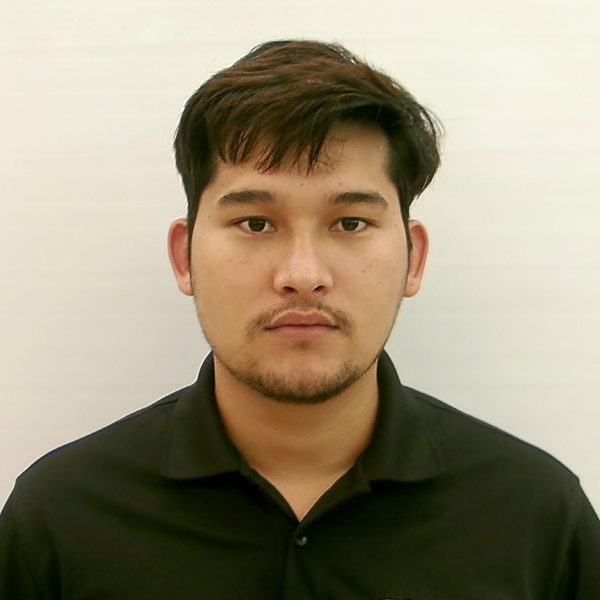
//> input picture Photo.jpg, 600 x 600 px
$ ./day4_practice   (built with g++ and OpenCV 4)
//> lines starting //> are read from the running program, lines starting //| are printed output that depends on the picture; after the words box and inside, x2 and y2 are one past the last pixel; in counts of white or black regions, pixels touching at a corner belong together
#include <iostream>
#include <opencv2/opencv.hpp>

int main(){
    cv::Mat img = cv::imread("Photo.jpg");
//> img is the input picture: 600 rows x 600 cols, CV_8UC3; mean B, G, R 121.2, 144.5, 154

    if(img.empty()){
        std::cout <<"Error: could't load the image."<<"\n";
        return -1;
    }
    //Gray - needed for several operation
    cv::Mat gray;
    cv::cvtColor(img, gray, cv::COLOR_BGR2GRAY);
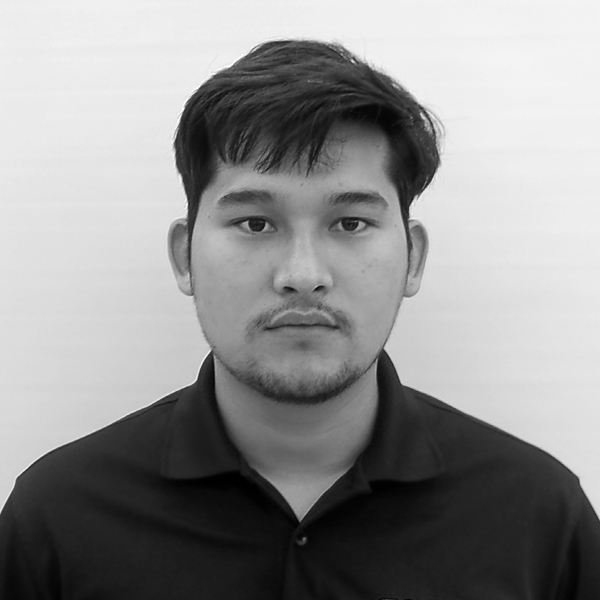
//> gray: 600 rows x 600 cols, CV_8UC1; min 0, max 254, mean 144.7

    //1. gaussian
    cv::Mat gaussian;
    cv::GaussianBlur(img, gaussian, cv::Size(15,15), 0); // cv::Size(15,15) means kernal size, 0 mean sigmna = 0 that mean opencv calculate the blurs it self

    //2. MedianBlur
    cv::Mat MedianBlur;
    cv::medianBlur(img, MedianBlur, 15);

    //3. Edge detection
    cv::Mat edges;
    cv::Canny(gray, edges, 100, 200); // 100 mean low threshold, lower value = more edge detected,.... 200 means high threshold, higher value = fewer, stronger edge only
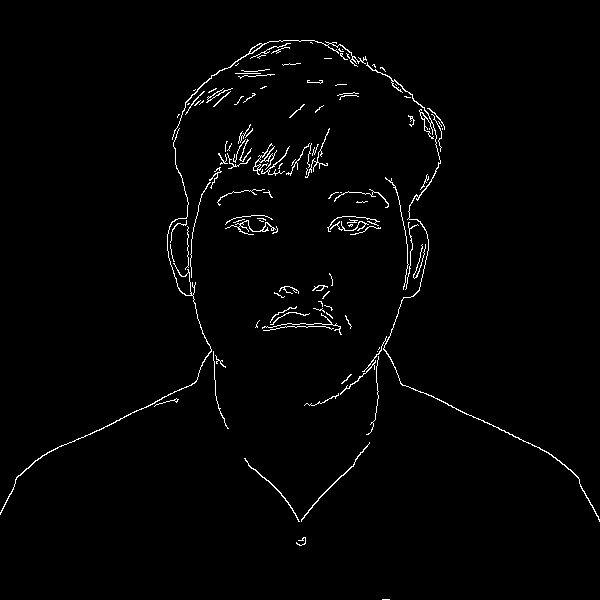
//> edges: 600 rows x 600 cols, CV_8UC1; 1.7% white in thin lines or dots

    //4. threshold
    cv::Mat thresh;
    cv::threshold(gray, thresh, 127, 255, cv::THRESH_BINARY); // 127 mean lowest value cutoff point and 255 mean highest value cutoff points
//> thresh: 600 rows x 600 cols, CV_8UC1; 58.4% white; 52 black regions (47 under 20 px), largest, box (x1, y1, x2, y2) and area: (0, 336, 600, 600) 111065, (170, 41, 440, 297) 29501, (245, 274, 354, 356) 4002, (218, 190, 295, 242) 2703, (313, 191, 388, 241) 2230

    //5.adaptiveThreshold
    cv::Mat adaptive;
    cv::adaptiveThreshold(gray, adaptive, 255, cv::ADAPTIVE_THRESH_GAUSSIAN_C, cv::THRESH_BINARY, 11, 2);
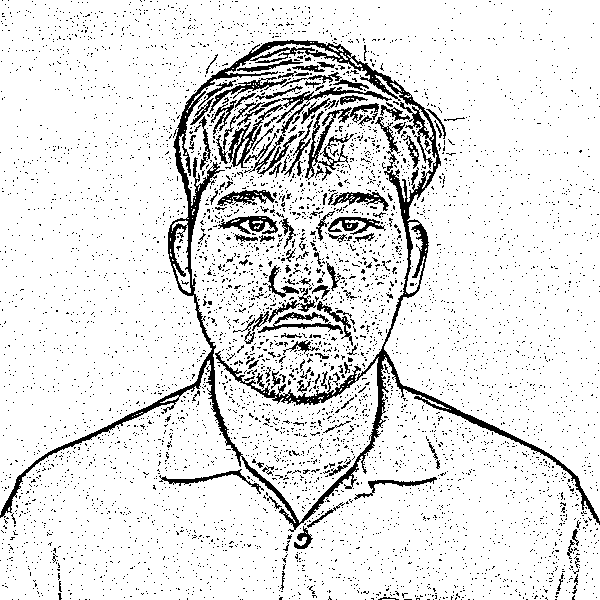
//> adaptive: 600 rows x 600 cols, CV_8UC1; 89.3% white; black in thin lines or dots
    //6. Morphological ops
    cv::Mat kernel = cv::getStructuringElement(cv::MORPH_RECT, cv::Size(5,5));
    cv::Mat dilated, eroded, opened, closed;
    cv::dilate(thresh, dilated, kernel);
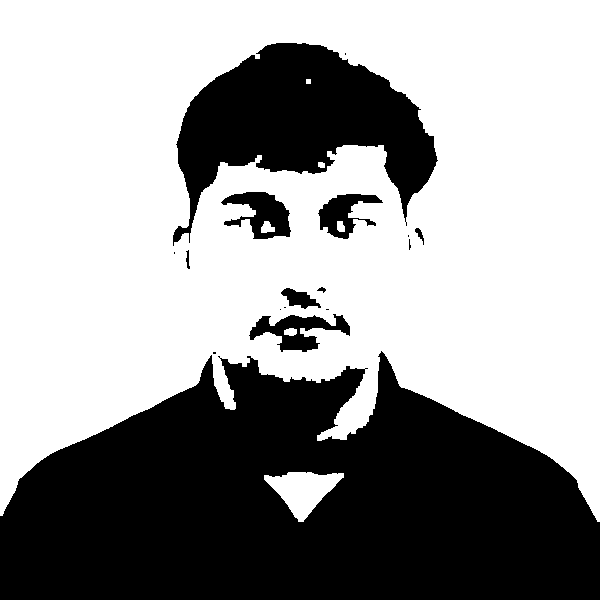
//> dilated: 600 rows x 600 cols, CV_8UC1; 61.6% white; 17 black regions (8 under 20 px), largest, box (x1, y1, x2, y2) and area: (0, 351, 600, 600) 107076, (173, 43, 438, 246) 25509, (221, 192, 291, 239) 1770
    cv::erode(thresh, eroded, kernel);
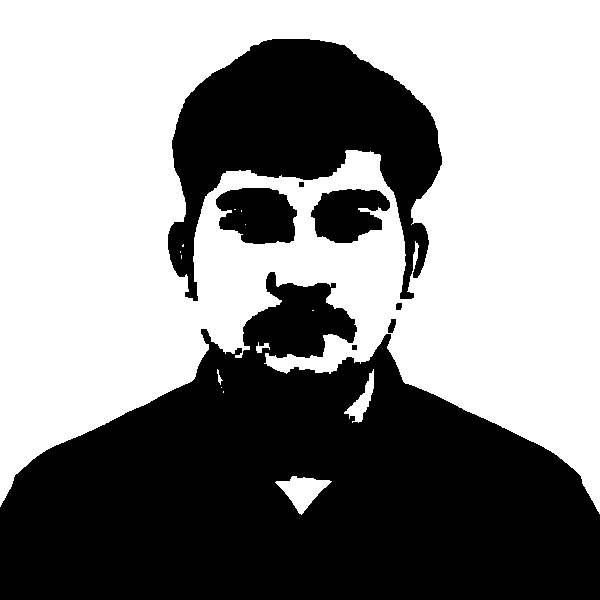
//> eroded: 600 rows x 600 cols, CV_8UC1; 55.3% white; 8 black regions, largest, box (x1, y1, x2, y2) and area: (0, 272, 600, 600) 120791, (168, 39, 442, 301) 33301, (216, 188, 297, 244) 3548
    cv::morphologyEx(thresh, opened, cv::MORPH_OPEN, kernel);
//> opened: 600 rows x 600 cols, CV_8UC1; 57.8% white; 17 black regions (13 under 20 px), largest, box (x1, y1, x2, y2) and area: (0, 274, 600, 600) 116450, (170, 41, 440, 297) 29996, (218, 190, 295, 242) 2864, (313, 191, 388, 241) 2396
    cv::morphologyEx(thresh, closed, cv::MORPH_CLOSE, kernel);
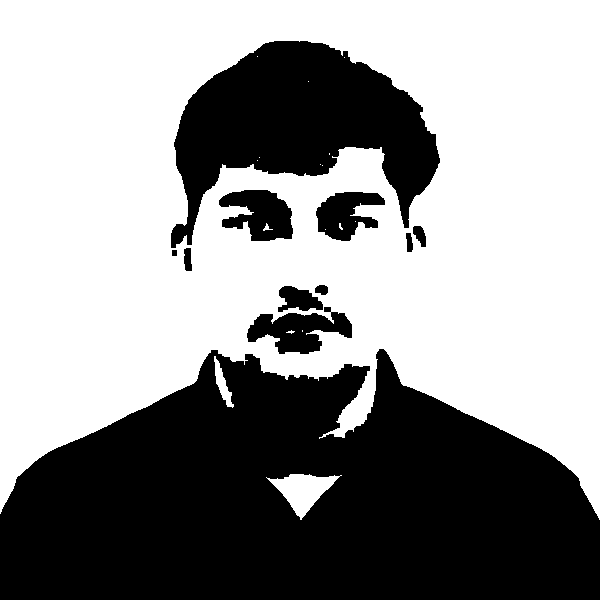
//> closed: 600 rows x 600 cols, CV_8UC1; 59% white; 11 black regions


    //7. Contours
    std::vector<std::vector<cv::Point>> contours;
    std::vector<cv::Vec4i> hierarchy;
    cv::findContours(edges, contours, hierarchy, cv::RETR_EXTERNAL, cv::CHAIN_APPROX_SIMPLE);
//> contours = 116 contours, 105 with area under 20; largest, box (x1, y1, x2, y2) and area: (362, 62, 600, 522) 253, (0, 128, 212, 515) 142, (172, 40, 367, 140) 138, (301, 442, 370, 522) 62, (253, 143, 277, 175) 59

    std::cout << "Contours found: " << contours.size() << "\n";
//| Contours found: 116

    cv::Mat contourImg = cv::Mat::zeros(img.size(), img.type());
    cv::drawContours(contourImg, contours, -1, cv::Scalar(0,255,0), 2);
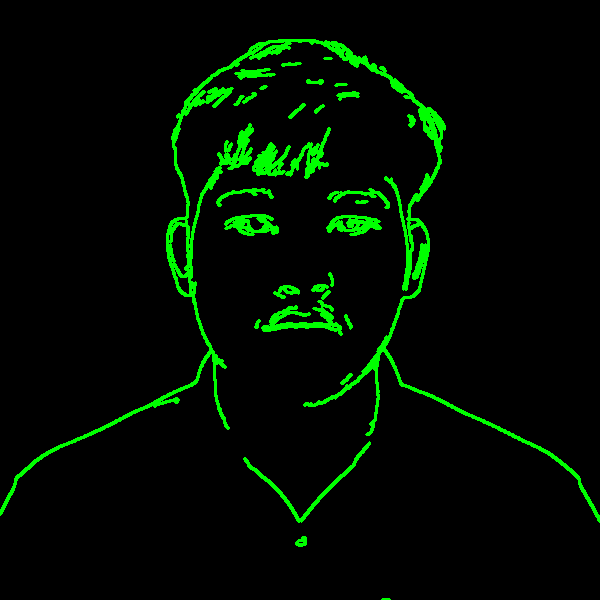
//> contourImg: 600 rows x 600 cols, CV_8UC3; mean B, G, R 0, 13, 0


    //Displaycv
    cv::imshow("original", img);
    cv::imshow("Gray", gray);
    cv::imshow("Gaussian Blur", gaussian);
    cv::imshow("Median Blur", MedianBlur);
    cv::imshow("Edges (Canny)", edges);
    cv::imshow("Threshold", thresh);
    cv::imshow("Adaptive Thresh", adaptive);
    cv::imshow("Dilated", dilated);
    cv::imshow("Eroded", eroded);
    cv::imshow("Opened", opened);
    cv::imshow("Closed", closed);
    cv::imshow("contours", contourImg);

    cv::waitKey(0);

    return 0;
}

$ run again, with 1000001134.jpg copied over Photo.jpg
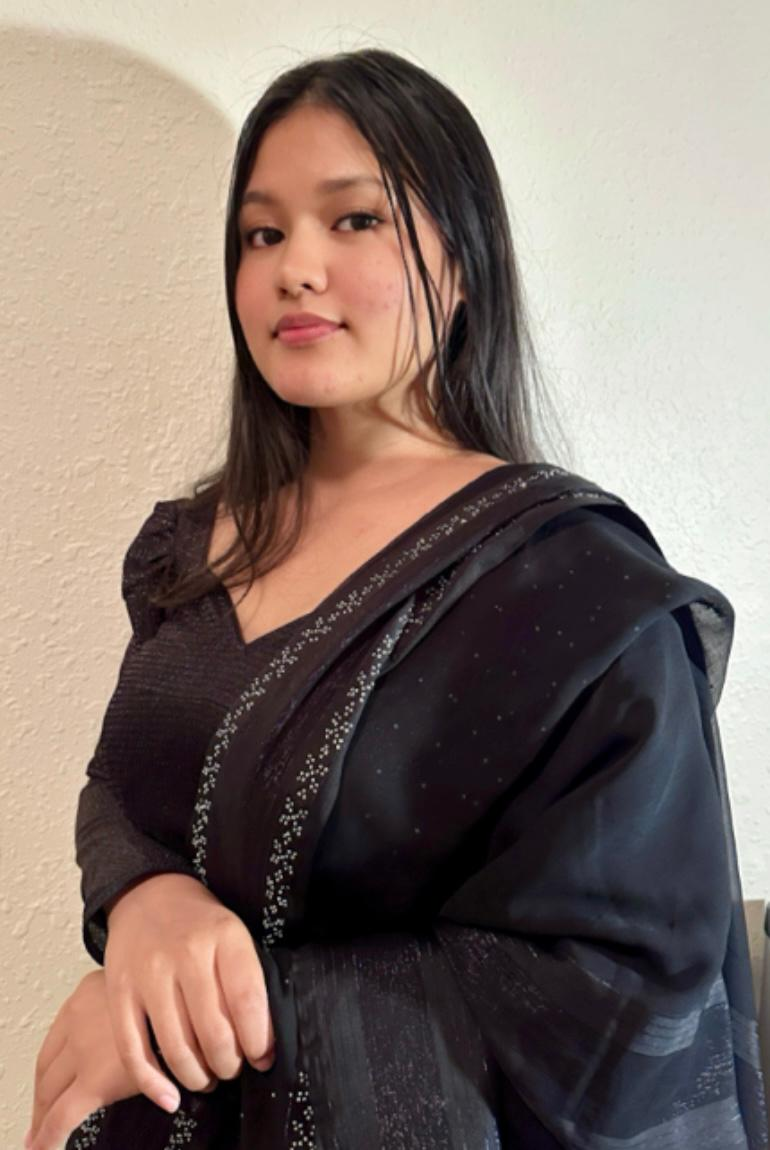
//> input picture 1000001134.jpg, 770 x 1150 px
//> img is the input picture: 1150 rows x 770 cols, CV_8UC3; mean B, G, R 108.9, 116.8, 132.4
//> edges: 1150 rows x 770 cols, CV_8UC1; 2% white in thin lines or dots
//> thresh: 1150 rows x 770 cols, CV_8UC1; 49.4% white; 290 white regions (268 under 20 px), largest, box (x1, y1, x2, y2) and area: (0, 0, 770, 1150) 380213, (237, 116, 506, 642) 52930, (409, 196, 442, 292) 1209
//> adaptive: 1150 rows x 770 cols, CV_8UC1; 78.3% white; 9819 black regions (8433 under 20 px), largest, box (x1, y1, x2, y2) and area: (65, 59, 770, 1150) 54054, (323, 88, 510, 462) 8476, (334, 48, 577, 469) 3487
//> dilated: 1150 rows x 770 cols, CV_8UC1; 52.4% white; 20 black regions (13 under 20 px), largest, box (x1, y1, x2, y2) and area: (67, 52, 770, 1150) 417922, (318, 181, 388, 239) 1778, (266, 316, 329, 352) 1045
//> eroded: 1150 rows x 770 cols, CV_8UC1; 47.1% white; 13 white regions (8 under 20 px), largest, box (x1, y1, x2, y2) and area: (0, 0, 770, 1150) 370649, (239, 119, 499, 640) 45555, (414, 209, 440, 285) 734, (212, 524, 234, 559) 381, (443, 277, 448, 309) 100
//> opened: 1150 rows x 770 cols, CV_8UC1; 49.1% white; 10 white regions, largest, box (x1, y1, x2, y2) and area: (0, 0, 770, 1150) 379931, (237, 117, 501, 642) 52510, (412, 207, 442, 287) 1158
//> `cv::morphologyEx(thresh, closed, cv::MORPH_CLOSE, kernel);`:
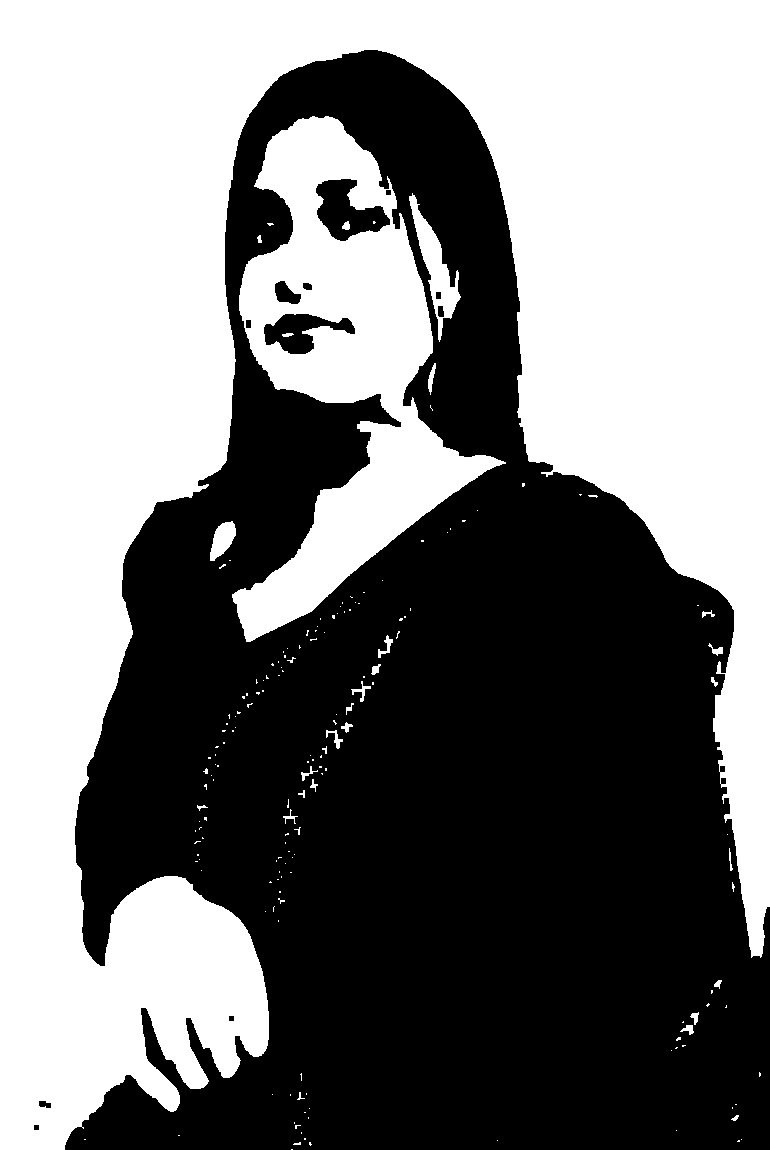
//> closed: 1150 rows x 770 cols, CV_8UC1; 49.8% white; 173 white regions (144 under 20 px)
//> contours = 346 contours, 253 with area under 20; largest, box (x1, y1, x2, y2) and area: (192, 824, 207, 859) 226, (235, 463, 516, 644) 196, (74, 485, 270, 1060) 186, (517, 388, 752, 966) 130, (173, 1112, 197, 1128) 118
//| Contours found: 346
//> `cv::drawContours(contourImg, contours, -1, cv::Scalar(0,255,0), 2);`:
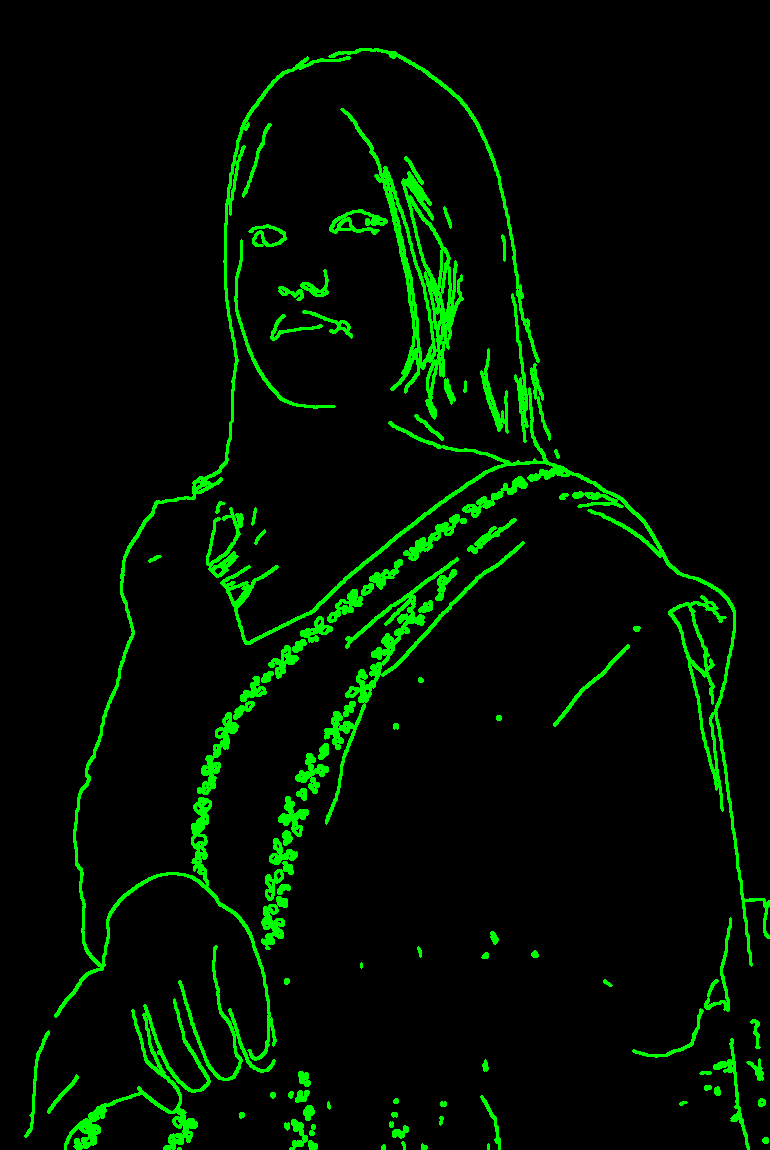
//> contourImg: 1150 rows x 770 cols, CV_8UC3; mean B, G, R 0, 15.2, 0
